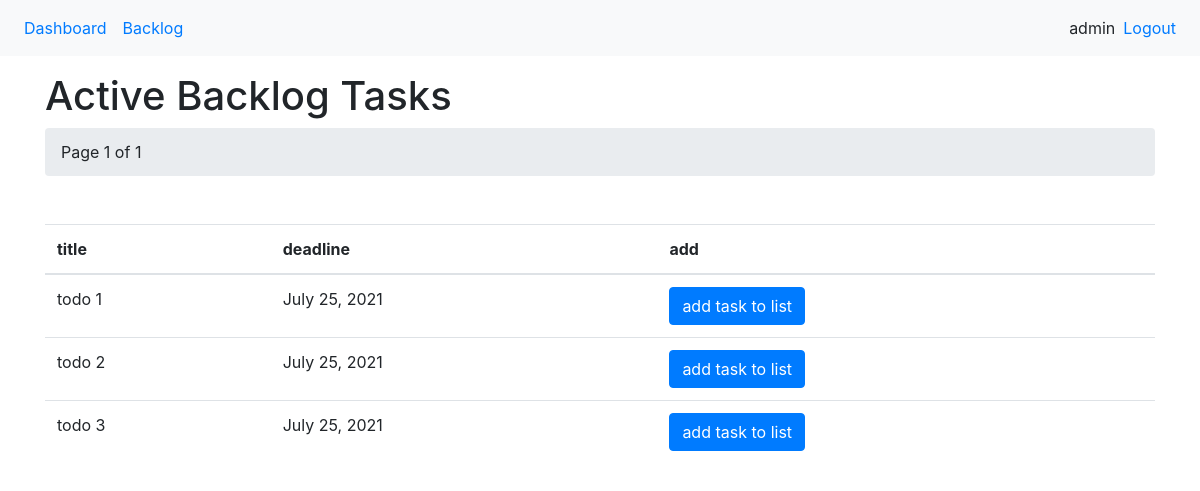
/task-list/task-actual/2103/ (signed in), run on an earlier commit of the app's database.
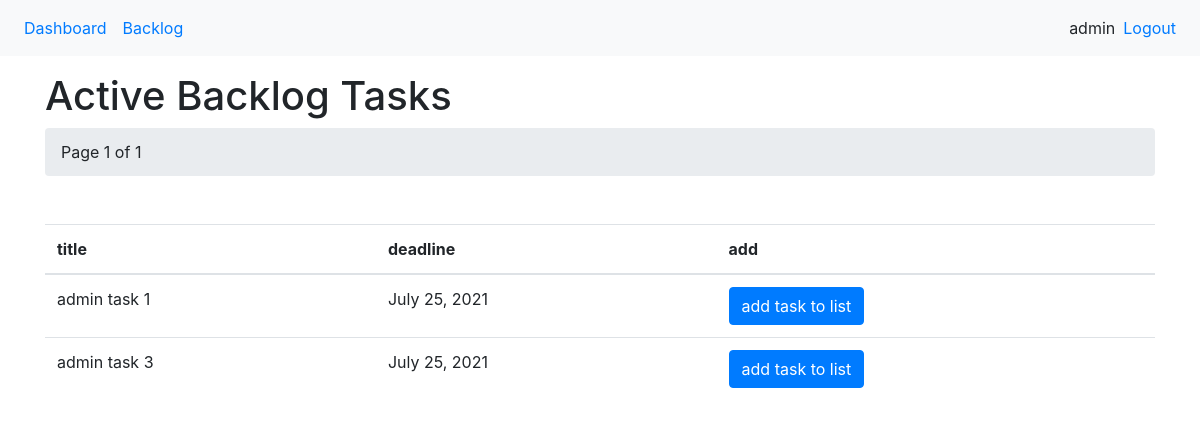
And on a later commit of the database.
### tasks/models.py (models this page shows, shortened)
class Task(models.Model):
    user = models.ForeignKey(User, on_delete=models.CASCADE)
    title = models.CharField(max_length=200)
    description = models.TextField(null=True, blank=True)
    comment = models.TextField(null=True, blank=True)
    status = models.BooleanField(default=False)
    created_at = models.DateTimeField(auto_now_add=True)
    difficulty = models.IntegerField(default=1)
    moved_number = models.IntegerField(default=0)
    modified_at = models.DateTimeField(auto_now=True)
    deadline = models.DateField(default=timezone.now)
    task_list = models.ForeignKey(List, on_delete=models.CASCADE, related_name='tasks', null=True, blank=True)
    class Meta:
        ordering = ['deadline']

### tasks/views.py (the view)
# urls.py: path('task-actual/<int:list_id>/', ActualTasks.as_view(), name='task-actual'),
class ActualTasks(LoginRequiredMixin, ListView):
    model = Task
    context_object_name = 'tasks'
    paginate_by = 10
    template_name = "tasks/active_task_list.html"
    def get_context_data(self, **kwargs):
        context = super().get_context_data(**kwargs)
        context['list_id'] = self.kwargs.get('list_id')
        return context
    def get_queryset(self):
        queryset = super(ActualTasks, self).get_queryset()
        queryset = queryset.filter(
            user=self.request.user,
            status=False,
            deadline__gte=timezone.now().date()
        ).exclude(task_list__id=self.kwargs.get('list_id'))
        return queryset

### tasks/templates/tasks/active_task_list.html (shortened to what this page needs)
{% extends 'base.html' %}
{% block content %}
    <h1>Active Backlog Tasks</h1>
    {% include 'pagination.html' %}
    <div class="mt-5">
        <table class="table table-hover mt-3">
            <thead>
                <tr>
                    <th>title</th>
                    <th>deadline</th>
                    <th>add</th>
                </tr>
            </thead>
            <tbody>
                {% for task in tasks %}
                    <tr>
                        <td>
                            {{ task.title }}
                        </td>
                        <td>{{ task.deadline }}</td>
                        <td>
                            {%  url 'tasks' list_id as list_url %}
                            <form action="{% url 'task-add-to-list' task.id %}?next={{ list_url|urlencode }}" method="POST">
                                <input type="submit" class="btn btn-primary" value="add task to list">
                            </form>
                        </td>
                    </tr>
                {% endfor %}
            </tbody>
        </table>
    </div>
{% endblock content %}

### todo_list/templates/base.html (shortened to what this page needs)
<!DOCTYPE html>
<html lang="en">
<head>
    <link rel="stylesheet" href="https://maxcdn.bootstrapcdn.com/bootstrap/4.5.2/css/bootstrap.min.css">
</head>
<body>
    <nav class="navbar navbar-expand-md bg-light">
        <ul class="navbar-nav mr-auto">
                <li class="nav-item">
                    <a class="nav-link {% block dashboard_class %}{% endblock %}" href="{% url 'dashboard' %}">Dashboard</a>
                </li>
                <li class="nav-item">
                    <a class="nav-link {% block backlog_class %}{% endblock %}" href="{% url 'backlog' %}">Backlog</a>
                </li>
        </ul>
        <ul class="navbar-nav">
            {% if request.user.is_authenticated %}
                <span class="navbar-text">{{ request.user }}</span>
                <li class="nav-item">
                    <a class="nav-link" href="{% url 'logout' %}">Logout</a>
                </li>
            {% else %}
                <li class="nav-item">
                    <a class="nav-link" href="{% url 'login' %}">Login</a>
                </li>
            {% endif %}
        </ul>
    </nav>
    <div class="container pt-3">
        {% block content %}{% endblock %}
    </div>
</body>
</html>

### todo_list/templates/pagination.html (shortened to what this page needs)
<ul class="breadcrumb">
        <li class="breadcrumb-item">Page {{ page_obj.number }} of {{ page_obj.paginator.num_pages }}</li>
</ul>

What changed in the data, as far as the page shows it:
removed Task: title "todo 1", deadline "July 25, 2021"
removed Task: title "todo 2", deadline "July 25, 2021"
removed Task: title "todo 3", deadline "July 25, 2021"
added Task: title "admin task 1", deadline "July 25, 2021"
added Task: title "admin task 3", deadline "July 25, 2021"
